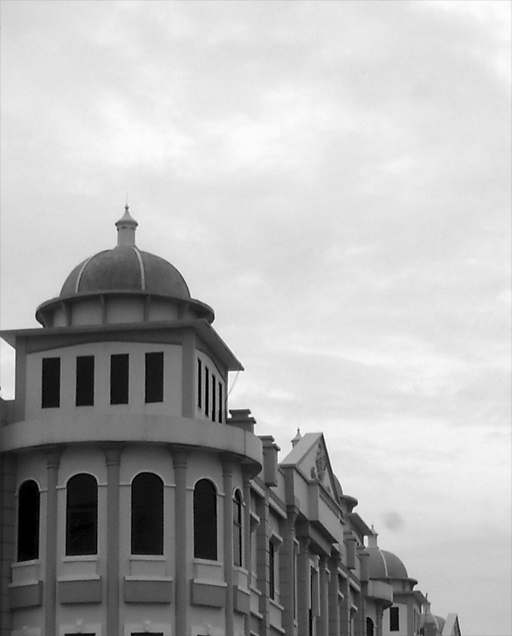
#> input picture gedung.tif, 512 x 636 px
$ jupyter execute 'Gray Level Slicing.ipynb'   (shell and % lines are left out)
#> lines starting #> are read from the running program, lines starting #| are printed output that depends on the picture; after the words box and inside, x2 and y2 are one past the last pixel; in counts of white or black regions, pixels touching at a corner belong together
# Praktikum 7.2 - Gray Level Slicing

Import Library

[cell 1]
import cv2  # Mengimpor library OpenCV untuk memanipulasi gambar.
import numpy as np  # Mengimpor library numpy untuk operasi array dan matriks.
from skimage import data  # Mengimpor submodul data dari library scikit-image.
import matplotlib.pyplot as plt  # Mengimpor submodul pyplot dari library matplotlib untuk membuat plot dan visualisasi data.

Gray Level Slice

[cell 2]
img = cv2.imread("gedung.tif", 0)  # Membaca gambar "gedung.tif" sebagai citra grayscale dan menyimpannya dalam variabel 'img'.
#> img is the input picture: shape (636, 512); min 0, max 255, mean 177.6

row, column = img.shape  # Mengambil dimensi baris dan kolom dari citra.
#> row = 636; column = 512

img1 = np.zeros((row,column),dtype = 'uint8')  # Membuat matriks nol dengan ukuran yang sama dengan citra menggunakan numpy dan menyimpannya dalam variabel 'img1'.

min_range = 10  # Menentukan nilai rentang minimum.
max_range = 60  # Menentukan nilai rentang maksimum.

for i in range(row):  # Melakukan perulangan untuk setiap baris citra.
    for j in range(column):  # Melakukan perulangan untuk setiap kolom citra.
        if img[i,j]>min_range and img[i,j]<max_range:  # Memeriksa apakah nilai piksel berada dalam rentang yang ditentukan.
            img1[i,j] = 255  # Jika iya, setel nilai piksel pada citra output menjadi 255 (putih).
        else:
            img1[i,j] = 0  # Jika tidak, setel nilai piksel pada citra output menjadi 0 (hitam).
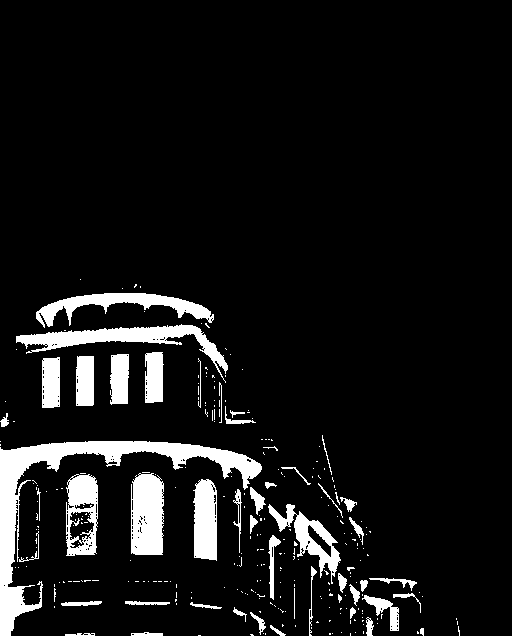
#> img1: shape (636, 512); 8.6% white; 285 white regions (234 under 20 px), largest, box (x1, y1, x2, y2) and area: (0, 441, 262, 636) 7443, (16, 324, 228, 383) 2902, (131, 473, 164, 555) 2440

Plot Image

[cell 3]
fig, axes = plt.subplots(2, 2, figsize=(12, 12))  # Membuat subplot dengan ukuran 2x2 dan mengatur ukuran total figur.

ax = axes.ravel()  # Meratakan array subplot menjadi satu dimensi.

ax[0].imshow(img, cmap=plt.cm.gray)  # Menampilkan citra input dalam subplot indeks 0 dengan colormap gray.
ax[0].set_title("Citra Input")  # Menetapkan judul subplot indeks 0 sebagai "Citra Input".

ax[1].hist(img.ravel(), bins=256)  # Menampilkan histogram citra input dalam subplot indeks 1 dengan 256 bins.
ax[1].set_title('Histogram Input')  # Menetapkan judul subplot indeks 1 sebagai "Histogram Input".

ax[2].imshow(img1, cmap=plt.cm.gray)  # Menampilkan citra output dalam subplot indeks 2 dengan colormap gray.
ax[2].set_title("Citra Output")  # Menetapkan judul subplot indeks 2 sebagai "Citra Output".

ax[3].hist(img1.ravel(), bins=256)  # Menampilkan histogram citra output dalam subplot indeks 3 dengan 256 bins.
ax[3].set_title('Histogram Output')  # Menetapkan judul subplot indeks 3 sebagai "Histogram Output".
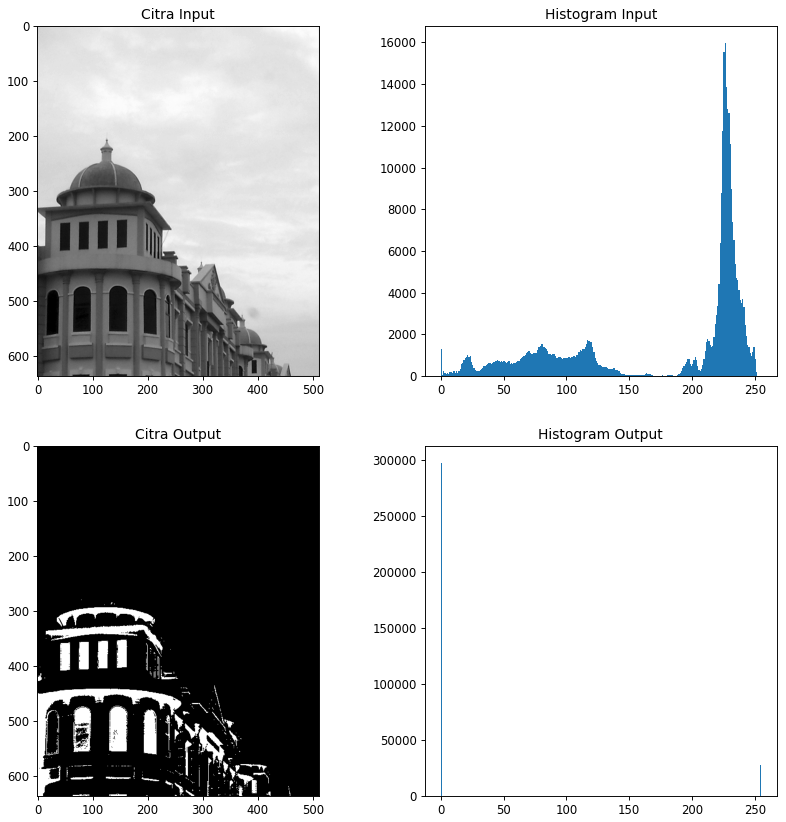
#> figure drawn by matplotlib, 4 panels; panel 2: tallest bar 15992 high, from x = 226.1 to 227.1; panel 4: tallest bar 297704 high, from x = 0 to 0.996
